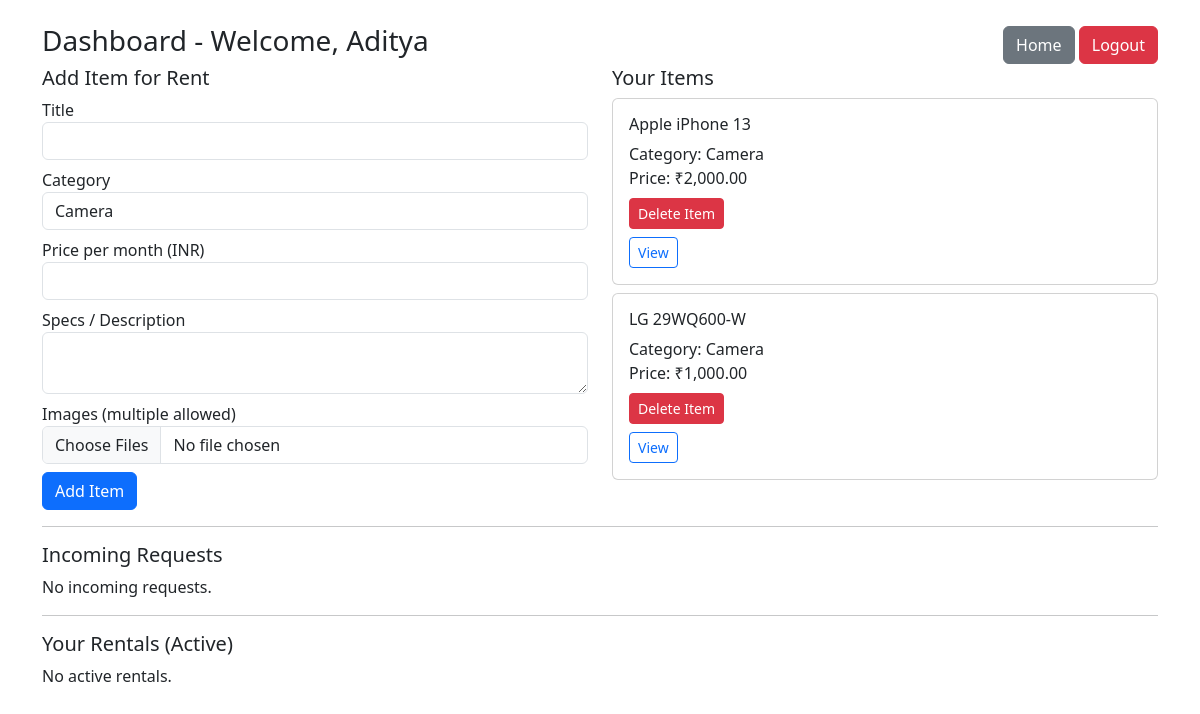
The app's page /dashboard.php (signed in) with its own data.
### tables this page shows
CREATE TABLE `users` (
  `id` int(11) NOT NULL,
  `name` varchar(150) NOT NULL,
  `email` varchar(255) NOT NULL,
  `password` varchar(255) NOT NULL,
  `created_at` timestamp NOT NULL DEFAULT current_timestamp()
);

CREATE TABLE `items` (
  `id` int(11) NOT NULL,
  `user_id` int(11) NOT NULL,
  `category_id` int(11) DEFAULT NULL,
  `title` varchar(255) NOT NULL,
  `specs` text DEFAULT NULL,
  `price_per_month` decimal(10,2) NOT NULL,
  `created_at` timestamp NOT NULL DEFAULT current_timestamp()
);

CREATE TABLE `categories` (
  `id` int(11) NOT NULL,
  `name` varchar(100) NOT NULL
);

### dashboard.php (the view, shortened to what this page needs)
<?php
require 'db.php';
$uid = current_user_id();
$stmt = $pdo->prepare("SELECT name FROM users WHERE id = ?");
$stmt->execute([$uid]);
$owner = $stmt->fetch();
$owner_name = $owner ? $owner['name'] : 'Owner';
$cats = $pdo->query('SELECT * FROM categories')->fetchAll();
$items = $pdo->prepare('SELECT items.*, categories.name as category_name FROM items LEFT JOIN categories ON categories.id = items.category_id WHERE items.user_id=? ORDER BY items.created_at DESC');
$items->execute([$uid]);
$items = $items->fetchAll();
$requests = $pdo->prepare('SELECT bookings.*, users.name as renter_name, items.title FROM bookings JOIN users ON users.id = bookings.renter_id JOIN items ON items.id = bookings.item_id WHERE bookings.owner_id = ? AND bookings.status = "pending" ORDER BY bookings.created_at DESC');
$requests->execute([$uid]);
$requests = $requests->fetchAll();
$rentals = $pdo->prepare('SELECT bookings.*, items.title, items.price_per_month, users.name as owner_name
    FROM bookings
    JOIN items ON items.id = bookings.item_id
    JOIN users ON users.id = bookings.owner_id
    WHERE bookings.renter_id = ? AND bookings.status = "accepted"
    ORDER BY bookings.created_at DESC');
$rentals->execute([$uid]);
$rentals = $rentals->fetchAll();
?>
<!doctype html>
<html><head><meta charset="utf-8"><title>Dashboard</title><link href="https://cdn.jsdelivr.net/npm/bootstrap@5.3.2/dist/css/bootstrap.min.css" rel="stylesheet"></head>
<body>
<div class="container mt-4">
  <div class="d-flex justify-content-between align-items-center">
    <h3>Dashboard - Welcome, <?php echo htmlspecialchars($owner_name); ?></h3>
    <div>
      <a class="btn btn-secondary" href="index.php">Home</a>
      <a class="btn btn-danger" href="logout.php">Logout</a>
    </div>
  </div>
  <div class="row">
    <div class="col-md-6">
      <h5>Add Item for Rent</h5>
      <form method="post" action="add_item.php" enctype="multipart/form-data">
        <div class="mb-2"><label>Title</label><input class="form-control" name="title" required></div>
        <div class="mb-2"><label>Category</label>
          <select name="category_id" class="form-control" required>
            <?php foreach($cats as $c): ?><option value="<?php echo $c['id']; ?>"><?php echo htmlspecialchars($c['name']); ?></option><?php endforeach; ?>
          </select>
        </div>
        <div class="mb-2"><label>Price per month (INR)</label><input class="form-control" name="price_per_month" type="number" step="0.01" required></div>
        <div class="mb-2"><label>Specs / Description</label><textarea name="specs" class="form-control"></textarea></div>
        <div class="mb-2"><label>Images (multiple allowed)</label><input class="form-control" type="file" name="images[]" multiple accept="image/*"></div>
        <button class="btn btn-primary">Add Item</button>
      </form>
    </div>
    <div class="col-md-6">
      <h5>Your Items</h5>
      <?php foreach($items as $it): ?>
        <div class="card mb-2">
          <div class="card-body">
            <h6><?php echo htmlspecialchars($it['title']); ?></h6>
            <div>Category: <?php echo htmlspecialchars($it['category_name']); ?></div>
            <div>Price: ₹<?php echo number_format($it['price_per_month'],2); ?></div>
            <form method="post" onsubmit="return confirm('Delete this item?');">
              <button class="btn btn-sm btn-danger mt-2">Delete Item</button>
            </form>
            <a class="btn btn-sm btn-outline-primary mt-2" href="item.php?id=<?php echo $it['id']; ?>">View</a>
          </div>
        </div>
      <?php endforeach; ?>
    </div>
  </div>
  <hr>
  <h5>Incoming Requests</h5>
  <?php if(!$requests): ?><div>No incoming requests.</div><?php endif; ?>
  <hr>
  <h5>Your Rentals (Active)</h5>
  <?php if(!$rentals): ?><div>No active rentals.</div><?php endif; ?>
</div>
</body></html>

### records on screen
users: name "Aditya"
items: title "Apple iPhone 13", category.name "Camera", price_per_month "2,000.00"
items: title "LG 29WQ600-W", category.name "Camera", price_per_month "1,000.00"

### other values on screen
form field category_id "Camera"
